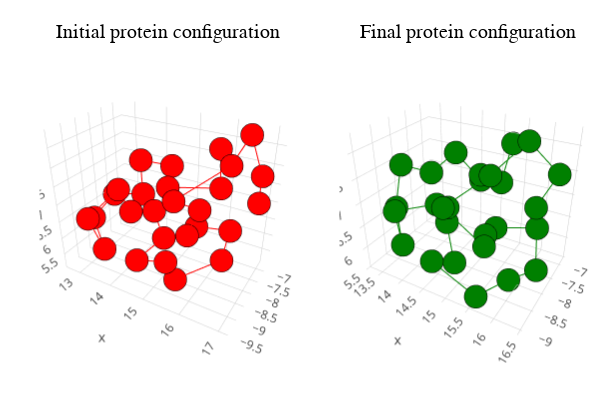

Notebook code for this chart:
### Markdown cell above
### d) Plot of final configuration

### Code cell
initR, _ = loadbeads()
initconfigplot = scatter(initR[:,1],initR[:,2],initR[:,3], mode="markers+lines",color=:red, title = "Initial protein configuration", legend = false)

finalconfigplot = scatter(R[:,1],R[:,2],R[:,3], mode="markers+lines",color=:green, title = "Final protein configuration", legend = false)

p4 = plot(initconfigplot, finalconfigplot)
savefig("prob4.png")
display(p4)

### Figure 1 — Plotly figure (JSON) as saved in the notebook; plotly's stock layout.template omitted (floating-point values rounded to 4 significant figures)
{"data": [{"colorbar": {"title": ""}, "legendgroup": "y1", "marker": {"color": "rgba(255, 0, 0, 1.000)", "line": {"color": "rgba(0, 0, 0, 1.000)", "width": 1}, "size": 8, "symbol": "circle"}, "mode": "markers+lines", "name": "y1", "scene": "scene1", "showlegend": true, "type": "scatter3d", "x": [15.63, 15.87, 14.84, 14.48, 13.61, 13.53, 12.78, 12.67, 13.46, 13.43, 13.71, 13.9, 14.32, 14.55, 14.51, 15.12, 15.38, 16.31, 16.37, 15.43, 15.6, 15.95, 15.55, 16.43, 16.54, 16.92, 17.08], "xaxis": "x1", "y": [-6.711, -7.126, -8.036, -7.188, -7.355, -7.164, -7.528, -8.372, -8.971, -9.426, -8.542, -8.313, -7.843, -7.739, -9.009, -8.634, -8.588, -7.844, -7.553, -7.541, -8.414, -8.529, -9.006, -8.038, -7.198, -7.278, -7.893], "yaxis": "y1", "z": [8.136, 7.268, 7.439, 7.6, 7.634, 6.492, 6.46, 6.082, 5.682, 6.854, 7.315, 6.614, 6.516, 5.664, 5.746, 5.67, 5.179, 5.652, 6.399, 6.21, 6.508, 7.383, 7.727, 8.376, 8.825, 7.927, 7.564], "zaxis": "z1", "zmax": null, "zmin": null}, {"colorbar": {"title": ""}, "legendgroup": "y1", "marker": {"color": "rgba(0, 128, 0, 1.000)", "line": {"color": "rgba(0, 0, 0, 1.000)", "width": 1}, "size": 8, "symbol": "circle"}, "mode": "markers+lines", "name": "y1", "scene": "scene2", "showlegend": true, "type": "scatter3d", "x": [15.22, 15.31, 15.08, 14.55, 14.2, 13.53, 13.41, 13.28, 13.79, 13.92, 14.34, 14.37, 14.1, 14.74, 14.77, 15.61, 15.83, 16.43, 16.07, 15.2, 15.4, 15.74, 14.98, 15.67, 15.87, 16.29, 16.24], "xaxis": "x2", "y": [-6.793, -7.46, -7.868, -6.843, -7.284, -7.211, -8.041, -8.162, -8.649, -8.928, -8.217, -7.882, -7.529, -8.261, -9.05, -8.966, -8.047, -8.316, -7.373, -7.397, -8.239, -8.944, -8.941, -8.652, -7.635, -7.099, -8.052], "yaxis": "y2", "z": [7.812, 7.28, 7.557, 6.879, 7.589, 6.958, 7.44, 6.496, 6.041, 6.997, 6.903, 6.675, 6.048, 5.71, 6.294, 5.793, 5.57, 6.254, 6.457, 6.191, 6.581, 6.9, 7.384, 8.011, 8.261, 7.531, 7.306], "zaxis": "z2", "zmax": null, "zmin": null}], "layout": {"annotations": [{"font": {"color": "rgba(0, 0, 0, 1.000)", "family": "sans-serif", "size": 20}, "rotation": 0, "showarrow": false, "text": "Initial protein configuration", "x": 0.2796, "xanchor": "center", "xref": "paper", "y": 1, "yanchor": "top", "yref": "paper"}, {"font": {"color": "rgba(0, 0, 0, 1.000)", "family": "sans-serif", "size": 20}, "rotation": 0, "showarrow": false, "text": "Final protein configuration", "x": 0.7796, "xanchor": "center", "xref": "paper", "y": 1, "yanchor": "top", "yref": "paper"}], "height": 400, "margin": {"b": 20, "l": 0, "r": 0, "t": 20}, "paper_bgcolor": "rgba(255, 255, 255, 1.000)", "plot_bgcolor": "rgba(255, 255, 255, 1.000)", "scene1": {"camera": {"eye": {"x": 1.126, "y": -1.95, "z": 1.3}}, "domain": {"x": [0.06582, 0.4934], "y": [0.03762, 0.9415]}, "xaxis1": {"gridcolor": "rgba(0, 0, 0, 0.100)", "gridwidth": 0.5, "linecolor": "rgba(0, 0, 0, 1.000)", "mirror": false, "range": [12.53, 17.22], "showgrid": true, "showline": true, "showticklabels": true, "tickangle": 0, "tickcolor": "rgb(0, 0, 0)", "tickfont": {"color": "rgba(0, 0, 0, 1.000)", "family": "sans-serif", "size": 11}, "tickmode": "array", "ticks": "inside", "ticktext": ["13", "14", "15", "16", "17"], "tickvals": [13, 14, 15, 16, 17], "title": "", "titlefont": {"color": "rgba(0, 0, 0, 1.000)", "family": "sans-serif", "size": 15}, "type": "-", "visible": true, "zeroline": false, "zerolinecolor": "rgba(0, 0, 0, 1.000)"}, "yaxis1": {"gridcolor": "rgba(0, 0, 0, 0.100)", "gridwidth": 0.5, "linecolor": "rgba(0, 0, 0, 1.000)", "mirror": false, "range": [-9.508, -6.63], "showgrid": true, "showline": true, "showticklabels": true, "tickangle": 0, "tickcolor": "rgb(0, 0, 0)", "tickfont": {"color": "rgba(0, 0, 0, 1.000)", "family": "sans-serif", "size": 11}, "tickmode": "array", "ticks": "inside", "ticktext": ["-9.5", "-9.0", "-8.5", "-8.0", "-7.5", "-7.0"], "tickvals": [-9.5, -9, -8.5, -8, -7.5, -7], "title": "", "titlefont": {"color": "rgba(0, 0, 0, 1.000)", "family": "sans-serif", "size": 15}, "type": "-", "visible": true, "zeroline": false, "zerolinecolor": "rgba(0, 0, 0, 1.000)"}, "zaxis1": {"gridcolor": "rgba(0, 0, 0, 0.100)", "gridwidth": 0.5, "linecolor": "rgba(0, 0, 0, 1.000)", "mirror": false, "range": [5.07, 8.935], "showgrid": true, "showline": true, "showticklabels": true, "tickangle": 0, "tickcolor": "rgb(0, 0, 0)", "tickfont": {"color": "rgba(0, 0, 0, 1.000)", "family": "sans-serif", "size": 11}, "tickmode": "array", "ticks": "inside", "ticktext": ["5.5", "6.0", "6.5", "7.0", "7.5", "8.0", "8.5"], "tickvals": [5.5, 6, 6.5, 7, 7.5, 8, 8.5], "title": "", "titlefont": {"color": "rgba(0, 0, 0, 1.000)", "family": "sans-serif", "size": 15}, "type": "-", "visible": true, "zeroline": false, "zerolinecolor": "rgba(0, 0, 0, 1.000)"}}, "scene2": {"camera": {"eye": {"x": 1.126, "y": -1.95, "z": 1.3}}, "domain": {"x": [0.5658, 0.9934], "y": [0.03762, 0.9415]}, "xaxis2": {"gridcolor": "rgba(0, 0, 0, 0.100)", "gridwidth": 0.5, "linecolor": "rgba(0, 0, 0, 1.000)", "mirror": false, "range": [13.19, 16.53], "showgrid": true, "showline": true, "showticklabels": true, "tickangle": 0, "tickcolor": "rgb(0, 0, 0)", "tickfont": {"color": "rgba(0, 0, 0, 1.000)", "family": "sans-serif", "size": 11}, "tickmode": "array", "ticks": "inside", "ticktext": ["13.5", "14.0", "14.5", "15.0", "15.5", "16.0", "16.5"], "tickvals": [13.5, 14, 14.5, 15, 15.5, 16, 16.5], "title": "", "titlefont": {"color": "rgba(0, 0, 0, 1.000)", "family": "sans-serif", "size": 15}, "type": "-", "visible": true, "zeroline": false, "zerolinecolor": "rgba(0, 0, 0, 1.000)"}, "yaxis2": {"gridcolor": "rgba(0, 0, 0, 0.100)", "gridwidth": 0.5, "linecolor": "rgba(0, 0, 0, 1.000)", "mirror": false, "range": [-9.118, -6.725], "showgrid": true, "showline": true, "showticklabels": true, "tickangle": 0, "tickcolor": "rgb(0, 0, 0)", "tickfont": {"color": "rgba(0, 0, 0, 1.000)", "family": "sans-serif", "size": 11}, "tickmode": "array", "ticks": "inside", "ticktext": ["-9.0", "-8.5", "-8.0", "-7.5", "-7.0"], "tickvals": [-9, -8.5, -8, -7.5, -7], "title": "", "titlefont": {"color": "rgba(0, 0, 0, 1.000)", "family": "sans-serif", "size": 15}, "type": "-", "visible": true, "zeroline": false, "zerolinecolor": "rgba(0, 0, 0, 1.000)"}, "zaxis2": {"gridcolor": "rgba(0, 0, 0, 0.100)", "gridwidth": 0.5, "linecolor": "rgba(0, 0, 0, 1.000)", "mirror": false, "range": [5.49, 8.342], "showgrid": true, "showline": true, "showticklabels": true, "tickangle": 0, "tickcolor": "rgb(0, 0, 0)", "tickfont": {"color": "rgba(0, 0, 0, 1.000)", "family": "sans-serif", "size": 11}, "tickmode": "array", "ticks": "inside", "ticktext": ["5.5", "6.0", "6.5", "7.0", "7.5", "8.0"], "tickvals": [5.5, 6, 6.5, 7, 7.5, 8], "title": "", "titlefont": {"color": "rgba(0, 0, 0, 1.000)", "family": "sans-serif", "size": 15}, "type": "-", "visible": true, "zeroline": false, "zerolinecolor": "rgba(0, 0, 0, 1.000)"}}, "showlegend": false, "width": 600}}
